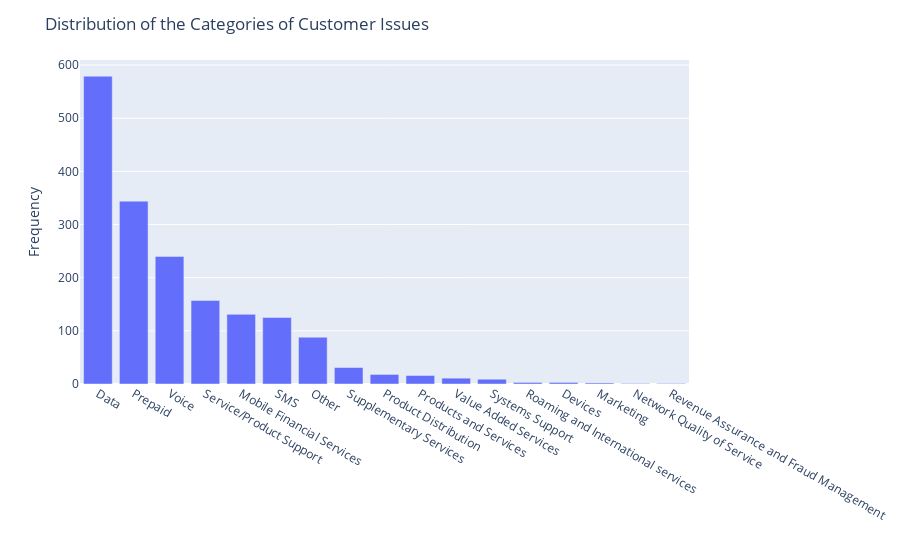

Notebook cell for this chart:
### Code cell
import pandas as pd
import plotly.express as px

# interaction counts
interaction_types = df['Customer Issue Category'].value_counts()

# Create a bar chart using Plotly
fig = px.bar(interaction_types, x=interaction_types.index, y=interaction_types.values)
fig.update_layout(
    title='Distribution of the Categories of Customer Issues',
    xaxis_title='',
    yaxis_title='Frequency'
)
fig.show()

### Figure 1 — Plotly figure (JSON) as saved in the notebook; plotly's stock layout.template omitted (floating-point values rounded to 4 significant figures)
{"data": [{"alignmentgroup": "True", "hovertemplate": "index=%{x}<br>y=%{y}<extra></extra>", "legendgroup": "", "marker": {"color": "#636efa", "pattern": {"shape": ""}}, "name": "", "offsetgroup": "", "orientation": "v", "showlegend": false, "textposition": "auto", "type": "bar", "x": ["Data", "Prepaid", "Voice", "Service/Product Support", "Mobile Financial Services", "SMS", "Other", "Supplementary Services", "Product Distribution ", "Products and Services", "Value Added Services", "Systems Support", "Roaming and International services", "Devices", "Marketing", "Network Quality of Service", "Revenue Assurance and Fraud Management"], "xaxis": "x", "y": [579, 344, 240, 157, 131, 125, 88, 31, 18, 16, 11, 9, 3, 3, 2, 1, 1], "yaxis": "y"}], "layout": {"barmode": "relative", "legend": {"tracegroupgap": 0}, "margin": {"t": 60}, "title": {"text": "Distribution of the Categories of Customer Issues"}, "xaxis": {"anchor": "y", "domain": [0, 1], "title": {"text": ""}}, "yaxis": {"anchor": "x", "domain": [0, 1], "title": {"text": "Frequency"}}}}
